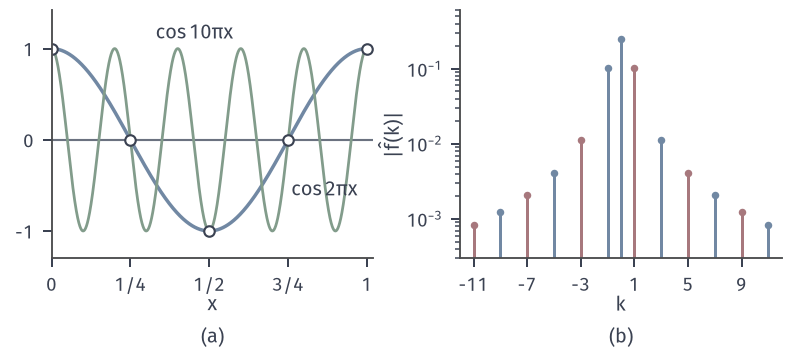

The Python source for this figure:
from pathlib import Path
import sys
ROOT = next(p for p in Path(__file__).resolve().parents if (p/"build.sh").is_file() and (p/"tex/book.tex").is_file())
sys.path.insert(0, str(ROOT/"figures/00-shared/mathematical-preliminaries-upper/00-shared/comprehension-figures"))
from support import figure, save, BLUE, GREEN, YELLOW, RED, PURPLE, INK, MUTED, GRID, BLUE_FILL, GREEN_FILL, YELLOW_FILL, RED_FILL, PURPLE_FILL
import numpy as np

def panel_labels(fig, axes, y=.02):
    for ax, s in zip(axes, "(a) (b) (c)".split()):
        q = ax.get_position(); fig.text((q.x0+q.x1)/2, y, s, ha="center", va="bottom")

# M=4 samples at j/4: cos(2 pi x) and cos(10 pi x) coincide. Triangle wave coefficients 1/(pi^2 k^2) (odd k), 1/4 at k=0; residue class k=1 mod 4 folds to hat f_4(1)=1/8.
fig, axes = figure(width_mm=112, height_mm=50, ncols=2)
fig.set_layout_engine(None)
fig.subplots_adjust(left=.065, right=.985, top=.97, bottom=.27, wspace=.27)
ax = axes[0]
x = np.linspace(0, 1, 3001); xs = np.arange(0, 5)/4
ax.axhline(0, color=MUTED, lw=.85)
ax.plot(x, np.cos(2*np.pi*x), color=BLUE, lw=1.4); ax.plot(x, np.cos(10*np.pi*x), color=GREEN, lw=1.1)
ax.plot(xs, np.cos(2*np.pi*xs), 'o', ms=4.2, mfc='white', mec=INK, mew=.85)
ax.text(.76, -.62, r'$\cos 2\pi x$', ha='left'); ax.text(.33, 1.1, r'$\cos 10\pi x$', ha='left')
ax.set_xlim(0, 1.02); ax.set_ylim(-1.3, 1.42); ax.set_xticks(xs); ax.set_xticklabels(['0', '1/4', '1/2', '3/4', '1']); ax.set_yticks([-1, 0, 1]); ax.set_xlabel('$x$', labelpad=0)
ax = axes[1]
ks = [k for k in range(-11, 12) if k % 2]
for k in ks:
    c = RED if (k-1) % 4 == 0 else BLUE
    ax.plot([k, k], [1e-4, 1/(np.pi*k)**2*np.pi**0], color=c, lw=1.2)
    ax.plot([k], [1/(np.pi*k)**2], 'o', ms=3, color=c, mew=0)
ax.plot([0, 0], [1e-4, .25], color=BLUE, lw=1.2); ax.plot([0], [.25], 'o', ms=3, color=BLUE, mew=0)
ax.set_yscale('log'); ax.set_xlim(-12, 12); ax.set_ylim(3e-4, .6); ax.set_xticks([-11, -7, -3, 1, 5, 9]); ax.set_xlabel('$k$', labelpad=0); ax.set_ylabel(r'$\vert\hat f(k)\vert$', labelpad=1)
panel_labels(fig, axes)
save(fig, Path(__file__).resolve().parent, 'figure', {'formula': 'hat f_M(k) = sum_m hat f(k+mM); M=4,k=1; triangle wave coefficients'})
